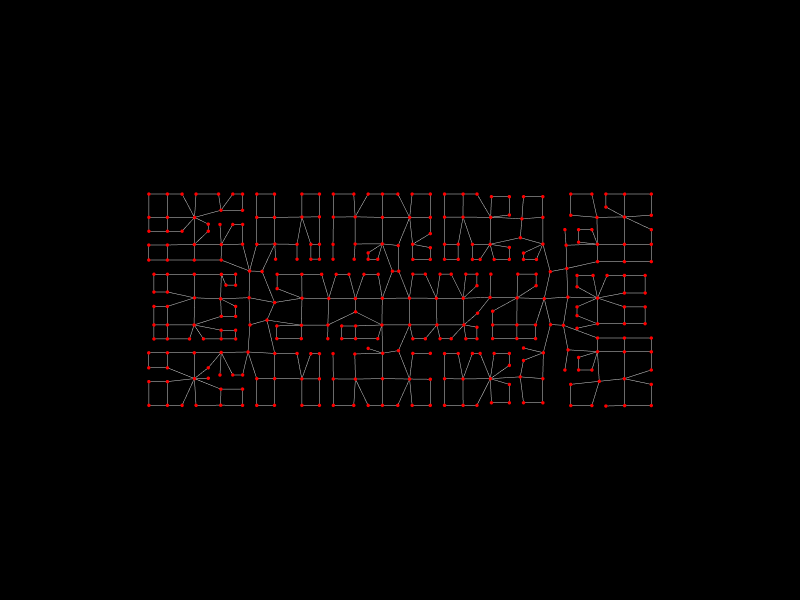

The notebook cell saved with this chart:
### Markdown cell above
## 14. Show the analysis graph

### Code cell
Topology.Show(analysis_graph,
              camera=[0,0,6],
              vertexSize=4,
              vertexColor="red",
              edgeColor="lightgrey",
              backgroundColor="black",
              width=800,
              height=600,
              renderer=renderer)

### Figure 1 — Plotly figure (JSON) as saved in the notebook; plotly's stock layout.template omitted (floating-point values rounded to 4 significant figures; data arrays with more than 128 entries replaced by an {"elided": "..."} marker saying what was removed)
{"data": [{"hoverinfo": "text", "legendgroup": "2", "legendrank": 2, "line": {"color": "lightgrey", "dash": "solid", "width": 1}, "marker": {"size": 0}, "mode": "lines", "name": "1: Untitled Graph (Edges)", "showlegend": false, "text": "", "type": "scatter3d", "x": {"elided": "1419 float values"}, "y": {"elided": "1419 float values"}, "z": {"elided": "1419 int values"}}, {"customdata": {"elided": "338 str values"}, "hoverinfo": "text", "hovertemplate": {"elided": "338 str values"}, "hovertext": {"elided": "338 str values"}, "legendgroup": "1", "legendrank": 1, "marker": {"color": {"elided": "338 str values"}, "line": {"width": 0}, "opacity": 1, "size": {"elided": "338 int values"}, "sizemode": "diameter", "symbol": "circle"}, "mode": "markers", "name": "1: Untitled Graph (Vertices)", "showlegend": false, "text": {"elided": "338 str values"}, "type": "scatter3d", "x": {"elided": "338 float values"}, "y": {"elided": "338 float values"}, "z": {"elided": "338 int values"}}], "layout": {"autosize": true, "height": 600, "margin": {"b": 40, "l": 40, "r": 40, "t": 40}, "paper_bgcolor": "#000000", "plot_bgcolor": "#000000", "scene": {"aspectmode": "data", "camera": {"center": {"x": 0, "y": 0, "z": 0}, "eye": {"x": 0, "y": 0, "z": 6}, "projection": {"type": "perspective"}, "up": {"x": 0, "y": 1, "z": 0}}, "xaxis": {"visible": false}, "yaxis": {"visible": false}, "zaxis": {"visible": false}}, "showlegend": true, "width": 800, "xaxis": {"showgrid": false, "visible": false, "zeroline": false}, "yaxis": {"showgrid": false, "visible": false, "zeroline": false}}}
